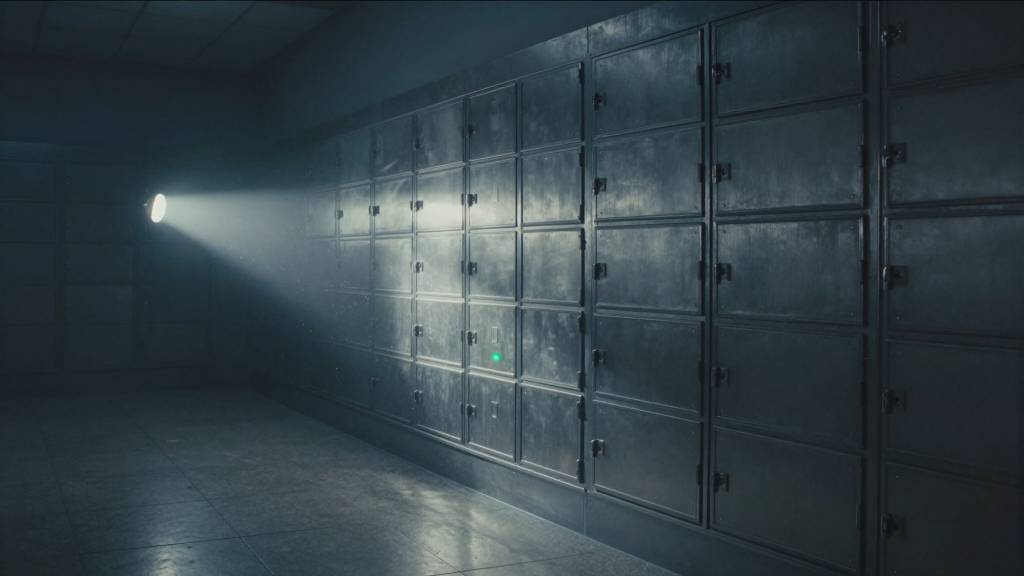
#> input picture illustrations/ep003/img/c01_vault_night.jpg, 2048 x 1152 px, given in place of c33_device_under_glass.jpg, which was not available (shown at 1/2 size); the run also reads 1 picture not shown here
$ python make_ep003_options.py
#> lines starting #> are read from the running program, lines starting #| are printed output that depends on the picture
"""Ep. 003 thumbnail options: "OFFLINE BITCOIN. GUESSED." (CPU, from existing illustrations).

Title on YouTube: "Inside the $116M Coldcard Hack". The thumbnail completes it, never repeats it.
No Coldcard logo or real device design; the bitcoin symbol is drawn in code.
"""
import os
import cv2
import numpy as np
from PIL import Image, ImageDraw, ImageFilter, ImageFont

HERE = os.path.dirname(os.path.abspath(__file__))
IMG = os.path.join(HERE, "..", "illustrations", "ep003", "img")
OUT = os.path.join(HERE, "ep003")
ANTON = "/usr/share/fonts/truetype/google-fonts/ofl/anton/Anton-Regular.ttf"
INTER_B = "/usr/share/fonts/opentype/inter/Inter-Bold.otf"
W, H = 1280, 720
WHITE = (244, 246, 248)
GREEN = (63, 230, 160)
ORANGE = (247, 147, 26)


def clean_green(im):
    """Remove stray green specks left by the Z-Image style suffix."""
    a = np.array(im).astype(np.int16)
    ex = a[..., 1] - np.maximum(a[..., 0], a[..., 2])
    m = ((ex > 8).astype(np.uint8) * 255)
    m = cv2.dilate(m, np.ones((9, 9), np.uint8))
    out = cv2.inpaint(np.array(im), m, 12, cv2.INPAINT_TELEA)
    return Image.fromarray(out)


def base(name, crop=None, dark=0.0):
    im = Image.open(os.path.join(IMG, name + ".jpg")).convert("RGB")
    if crop:
        im = im.crop(crop)
    im = im.resize((W, H), Image.LANCZOS)
    im = clean_green(im)
    if dark:
        im = Image.blend(im, Image.new("RGB", im.size, (0, 0, 0)), dark)
    return im


def side_shade(im, side="left", amount=0.8, width=0.62):
    x = np.linspace(0, 1, W)
    if side == "right":
        x = x[::-1]
    g = np.clip(1 - x / width, 0, 1) ** 1.3 * amount
    a = np.array(im).astype(np.float32) * (1 - g[None, :, None])
    return Image.fromarray(a.clip(0, 255).astype(np.uint8))


def coin(r):
    """A bitcoin coin with the ₿ sign, drawn at 4x then reduced (smooth edges)."""
    s = r * 8
    c = Image.new("RGBA", (s, s), (0, 0, 0, 0))
    d = ImageDraw.Draw(c)
    yy, xx = np.mgrid[0:s, 0:s] / s
    shade = 1.15 - 0.55 * np.hypot(xx - 0.35, yy - 0.3)
    body = np.dstack([np.full((s, s), ORANGE[0]), np.full((s, s), ORANGE[1]), np.full((s, s), ORANGE[2])]) * shade[..., None]
    mask = Image.new("L", (s, s), 0)
    ImageDraw.Draw(mask).ellipse((0, 0, s - 1, s - 1), fill=255)
    c = Image.fromarray(np.dstack([body.clip(0, 255), np.full((s, s), 255)]).astype(np.uint8), "RGBA")
    c.putalpha(mask)
    d = ImageDraw.Draw(c)
    rim = s // 22
    d.ellipse((rim, rim, s - rim, s - rim), outline=(255, 200, 120, 255), width=s // 40)
    f = ImageFont.truetype(INTER_B, int(s * 0.66))
    d.text((s / 2 + s * 0.01, s / 2 + s * 0.02), "₿", font=f, fill=(255, 250, 240, 255), anchor="mm")
    return c.resize((r * 2, r * 2), Image.LANCZOS)


def glow_under(im, cx, cy, r, color=ORANGE, strength=0.55):
    g = Image.new("L", (W, H), 0)
    ImageDraw.Draw(g).ellipse((cx - r * 2.2, cy - r * 2.2, cx + r * 2.2, cy + r * 2.2), fill=255)
    g = g.filter(ImageFilter.GaussianBlur(r * 0.9))
    a = np.array(im).astype(np.float32)
    k = np.array(g).astype(np.float32)[..., None] / 255 * strength
    a = a + k * np.array(color)[None, None, :] * 0.6
    return Image.fromarray(a.clip(0, 255).astype(np.uint8))


def text_block(im, x, y, lines, anchor="la"):
    d = ImageDraw.Draw(im)
    for text, size, col, dy in lines:
        f = ImageFont.truetype(ANTON, size)
        # soft shadow
        sh = Image.new("RGBA", (W, H), (0, 0, 0, 0))
        ImageDraw.Draw(sh).text((x + 4, y + dy + 6), text, font=f, fill=(0, 0, 0, 190), anchor=anchor)
        im.paste(sh.filter(ImageFilter.GaussianBlur(8)), (0, 0), sh.filter(ImageFilter.GaussianBlur(8)))
        d = ImageDraw.Draw(im)
        d.text((x, y + dy), text, font=f, fill=col, anchor=anchor)
    return im


def option_a():
    """Device under a glass dome (sealed, offline) + coin + text left."""
    im = base("c33_device_under_glass", crop=(520, 150, 2048, 1010), dark=0.1)
    im = side_shade(im, "left", 0.9, 0.55)
    im = glow_under(im, 900, 250, 70)
    c = coin(70)
    im.paste(c, (900 - 70, 250 - 70), c)
    return text_block(im, 60, 80, [("OFFLINE", 145, WHITE, 0), ("BITCOIN.", 145, WHITE, 150),
                                    ("GUESSED.", 145, GREEN, 310)])


def option_b():
    """Empty vault at night + coin in the light beam + text right."""
    im = base("c01_vault_night", dark=0.05)
    im = side_shade(im, "right", 0.85, 0.6)
    im = glow_under(im, 330, 300, 85, strength=0.7)
    c = coin(85)
    im.paste(c, (330 - 85, 300 - 85), c)
    return text_block(im, W - 70, 60, [("OFFLINE", 150, WHITE, 0), ("BITCOIN.", 150, WHITE, 150),
                                         ("GUESSED.", 150, GREEN, 320)], anchor="ra")


def option_c():
    """Sealed box (never opened) + coin on the lid + text top."""
    im = base("c31_sealed_box_dust", crop=(0, 120, 2048, 1152), dark=0.15)
    a = np.array(im).astype(np.float32)
    g = np.clip(1 - np.linspace(0, 1, H) / 0.5, 0, 1)[:, None, None] * 0.8
    im = Image.fromarray((a * (1 - g)).clip(0, 255).astype(np.uint8))
    im = glow_under(im, 1090, 470, 80, strength=0.6)
    c = coin(80)
    im.paste(c, (1090 - 80, 470 - 80), c)
    d = text_block(im, W // 2, 40, [("OFFLINE BITCOIN.", 140, WHITE, 0)], anchor="ma")
    return text_block(d, W // 2, 40, [("GUESSED.", 140, GREEN, 150)], anchor="ma")


if __name__ == "__main__":
    os.makedirs(OUT, exist_ok=True)
    for k, fn in (("A_glass", option_a), ("B_vault", option_b), ("C_box", option_c)):
        fn().save(os.path.join(OUT, f"ep003_thumb_{k}_offline_bitcoin_guessed.jpg"), quality=92)
#> this loop made 3 passes
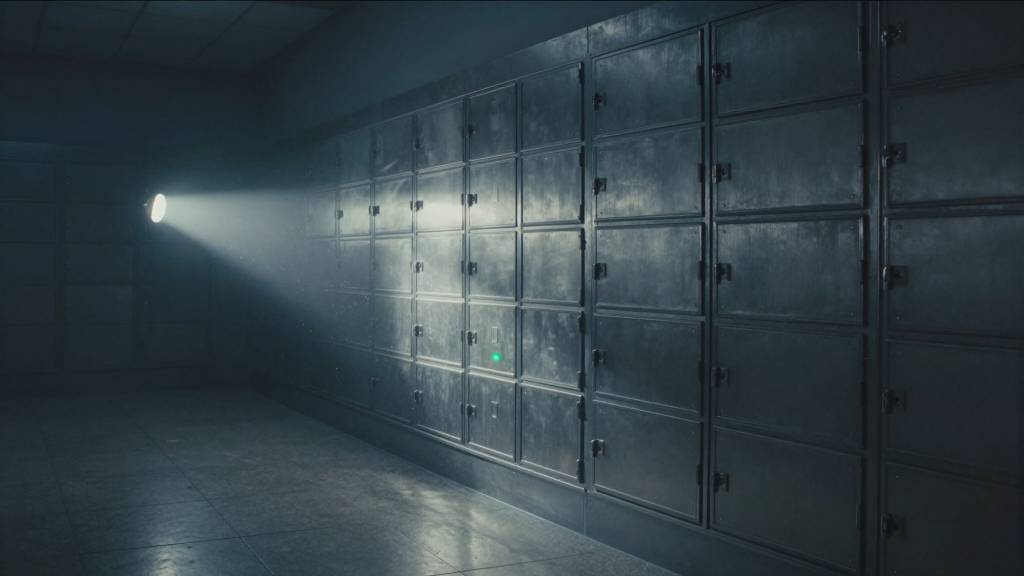
#> input picture illustrations/ep003/img/c01_vault_night.jpg, 2048 x 1152 px, given in place of c33_device_under_glass.jpg, which was not available (shown at 1/2 size)
#> pass 1, in base, `im = im.crop(crop)`:
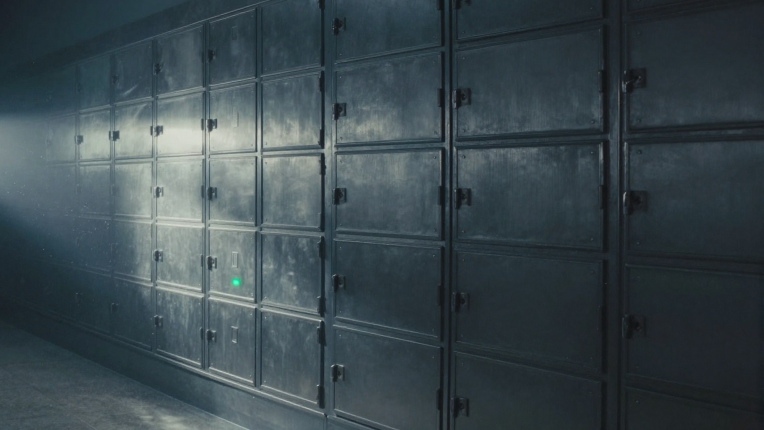
#> im: PIL image 1528x860 RGB (shown at 1/2 size); mean R, G, B 59.2, 72.4, 77.8
#> pass 1, in base, `im = im.resize((W, H), Image.LANCZOS)`:
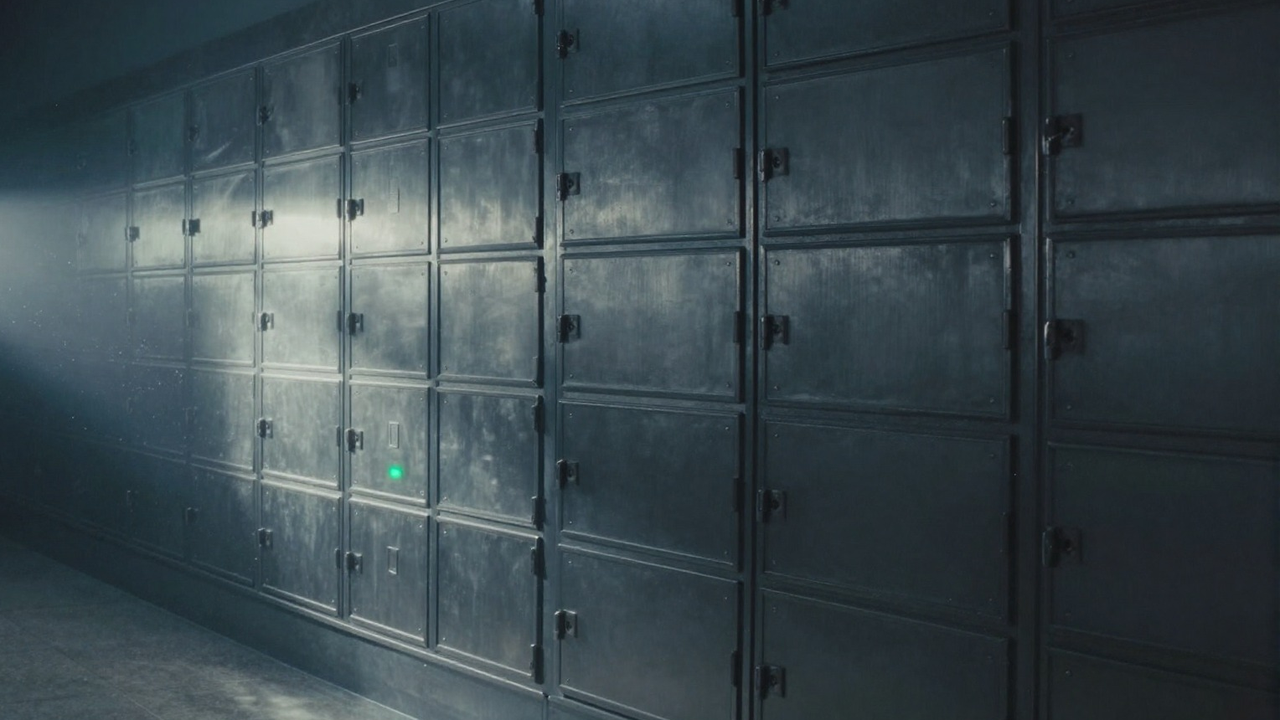
#> im: PIL image 1280x720 RGB; mean R, G, B 59.2, 72.4, 77.8
#> pass 1, in clean_green, `ex = a[..., 1] - np.maximum(a[..., 0], a[..., 2])`:
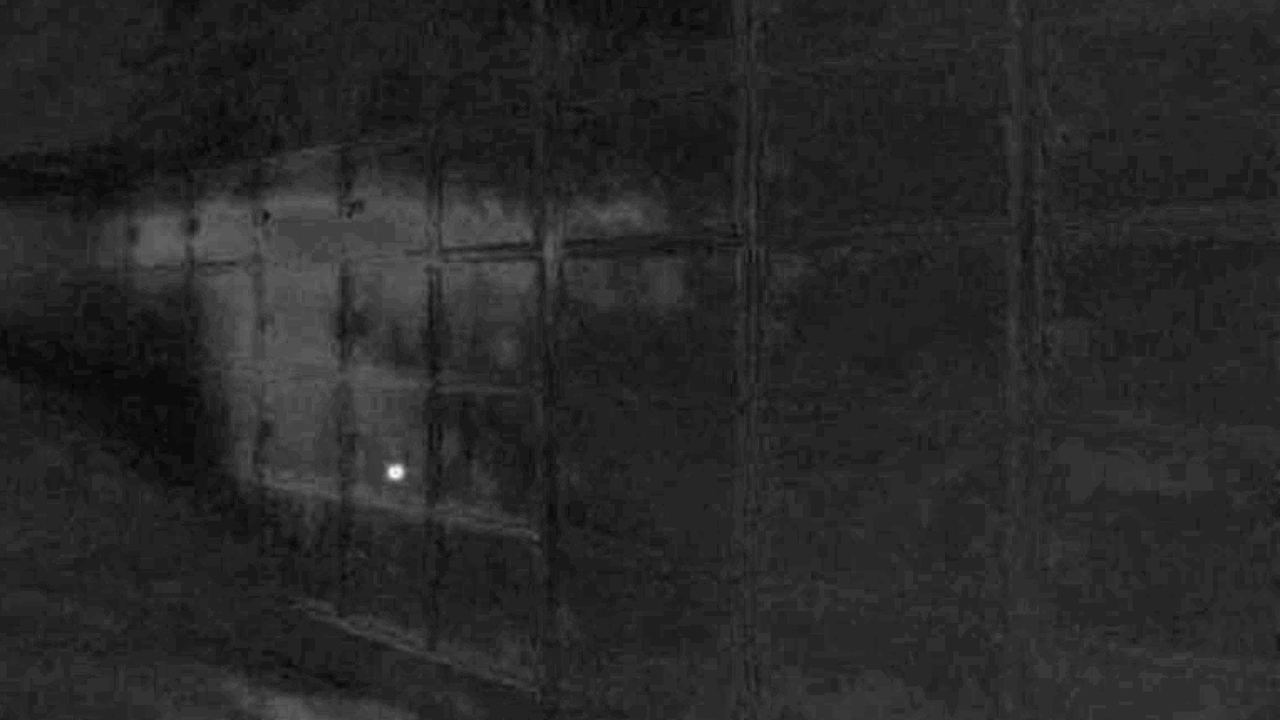
#> ex: shape (720, 1280) int16; min -18, max 62, mean -5.5; drawn with min black and max white
